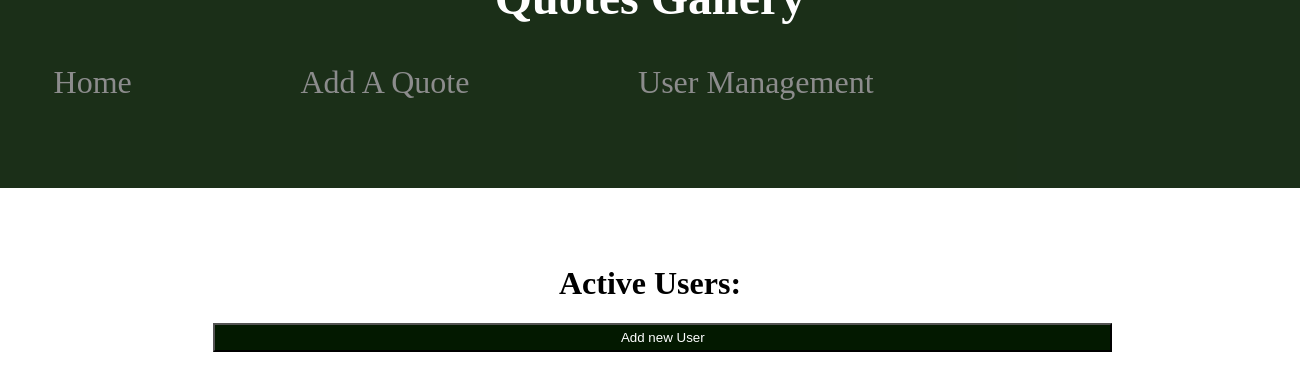
/PHP/UserManagement.php, run on an earlier commit of the app's database.
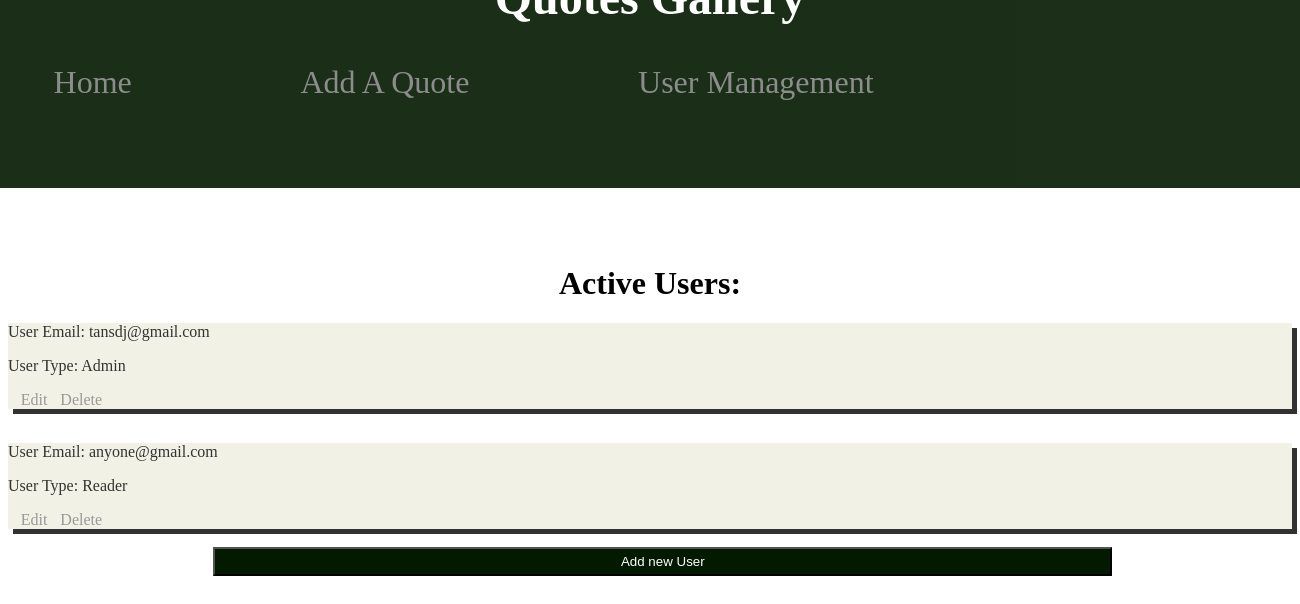
And on a later commit of the database.
### tables this page shows
CREATE TABLE IF NOT EXISTS `tblusers` (
  `userId` int(11) NOT NULL AUTO_INCREMENT,
  `userEmail` varchar(30) NOT NULL,
  `userPassword` varchar(20) NOT NULL,
  `userType` varchar(6) NOT NULL,
  PRIMARY KEY (`userId`),
  UNIQUE KEY `userEmail` (`userEmail`)
);

### Classes/UserClass.php (called while the page is built, shortened)
<?php
require_once (realpath( dirname( __FILE__ ) ).'/DataHandler.php');
class User{
    protected $id;
    protected $email;
    protected $type;
    function __construct($id,$email,$password,$type) {
        $this->id = $id;
        $this->email = $email;
        $this->type = $type;
    }
    function getId() {
        return $this->id;
    }
    function getEmail() {
        return $this->email;
    }
    function getType() {
        return $this->type;
    }
    function getAllUsers(){
        $users = array();
        $dh = new DataHandler('quotesdb');
        $dh->connectToDB();
        $query_results = $dh->runResultQuery("SELECT * FROM `tblusers`");
        $rows = $query_results->fetch_all(MYSQLI_ASSOC);
        foreach ($rows as $value) {
            $user = new User($value['userId'], $value['userEmail'], $value['userPassword'], $value['userType']);
            array_push($users, $user);
        }
        return $users;
    }
}

### Classes/DataHandler.php (called while the page is built, shortened)
<?php
class DataHandler {
    protected $dbName;
    protected $dbHost;
    protected $dbUserName;
    protected $dbPassWord;
    protected $db;
    function __construct($dbName, $dbHost = '127.0.0.1', $dbUserName = 'root', $dbPassWord = '') {
        $this->dbName = $dbName;
        $this->dbHost = $dbHost;
        $this->dbUserName = $dbUserName;
        $this->dbPassWord = $dbPassWord;
    }
    function connectToDB()
    {
        if($this->db = new mysqli($this->dbHost,$this->dbUserName,$this->dbPassWord,$this->dbName)){
            $state = 'db connected';
        }
        else{
            die("Failed to connect to the database");
        }
    }
    function runResultQuery($qeury)
    {
        $database = $this->db;
        if($result = $database->query($qeury))
        {
            return $result;
        }
        else{
            echo "<br/>".$qeury."<br/>";
            echo mysqli_error($database);
            die("Unable to perform query");
        }
    }
}

### PHP/DisplayFormatter.php (the view, shortened to what this page needs)
<?php
require_once (realpath( dirname( __FILE__ ) ).'/../Classes/UserClass.php');
function displayUserDetails($user){
    $u = $user;
    $id = $u->getId();
    $email = $u->getEmail();
    $type = $u->getType();
    echo "<section class='form'><p class='userDet'>User Email: $email</p>";
    echo "<p class='userDet'>User Type: $type</p>";
    echo "<a class='AltLinks' href='./UpdateUser.php?userId=$id'>Edit</a><a class='AltLinks' href='./UserRemove.php?userId=$id'>Delete</a></section><br>";
}

### PHP/UserManagement.php (shortened to what this page needs)
<?php
require_once (realpath( dirname( __FILE__ ) ).'\DisplayFormatter.php');
$user = new User(NULL,"","","");
echo "<html>
    <body>
        <h1 class='bodyHeadings'>Active Users:</h1>
    </body>";
$users = $user->getAllUsers();
foreach ($users as $value) {
    $user = $value;
    displayUserDetails($user);
}
echo "<a href='Register.php' class='AltLinks'><input class='regButton' type='submit' value='Add new User'/></a>
</html>";

### CSS/main.css (style rules this page uses)
body { background-image: url('../Images/background.jpg');background-repeat: repeat }
header h1 { font-family: 'Lucida Handwriting';font-size: 300%;color: white;text-align: center;position: relative;top: 7% }
header { background-color: #031900;height: 30%;width: 110%;position: relative;top: -7%;left: -5%;opacity: 0.9 }
.menu li { display: inline;list-style-type: none;padding-top: 2%;padding-left: 2%;padding-bottom: 1.3% }
.menu a { text-decoration: none;font-family: 'Viner Hand ITC';font-size: 200%;color: gray;padding-right: 10% }
.nav { position: relative;left: 3%;bottom: -10% }
.regButton { background-color: #031900;color: white; }
.regButton { width: 70%;margin-left: 15%;padding: 0.4% }
.form { background-color: #EEEEE0;box-shadow: 5px 5px;opacity: 0.8 }
.bodyHeadings { font-family: 'Lucida Handwriting';text-align: center }
.AltLinks { margin-left: 1%;color: gray;text-decoration: none }

What changed in the data, as far as the page shows it:
added tblusers: userEmail "tansdj@gmail.com", userType "Admin"
added tblusers: userEmail "anyone@gmail.com", userType "Reader"
